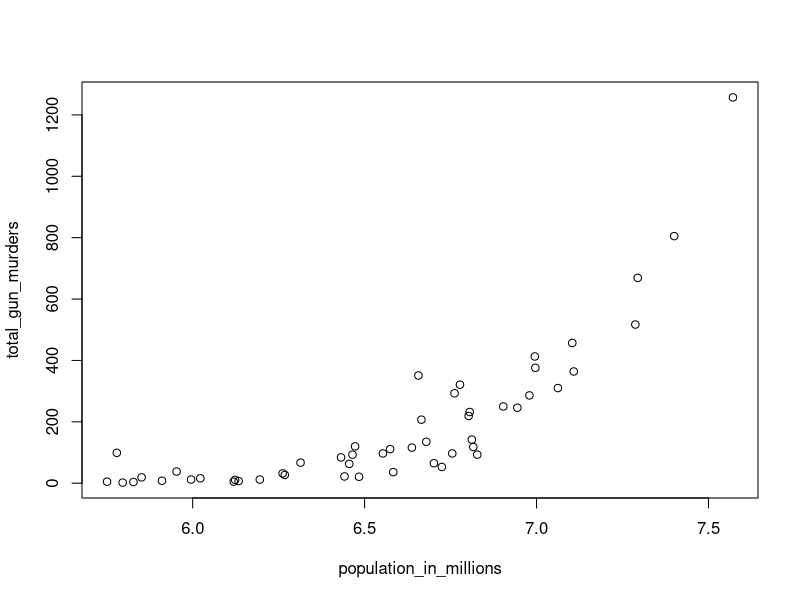
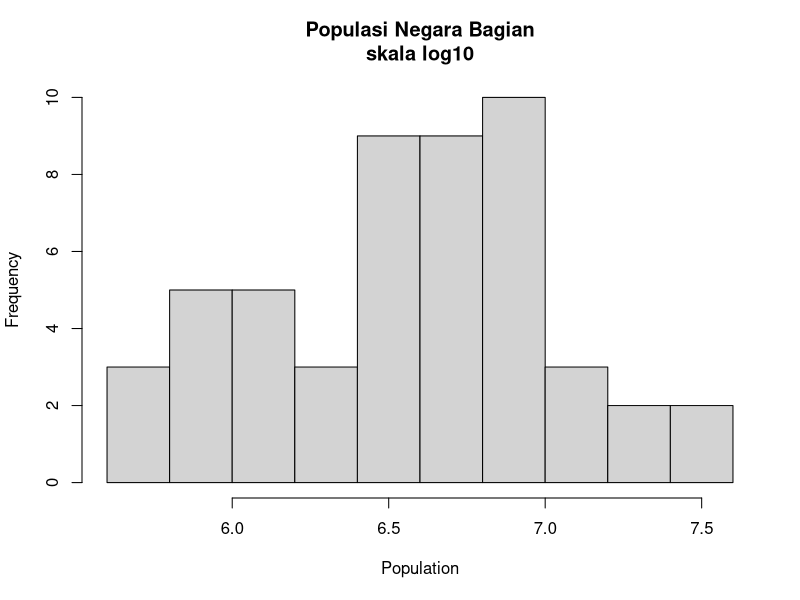
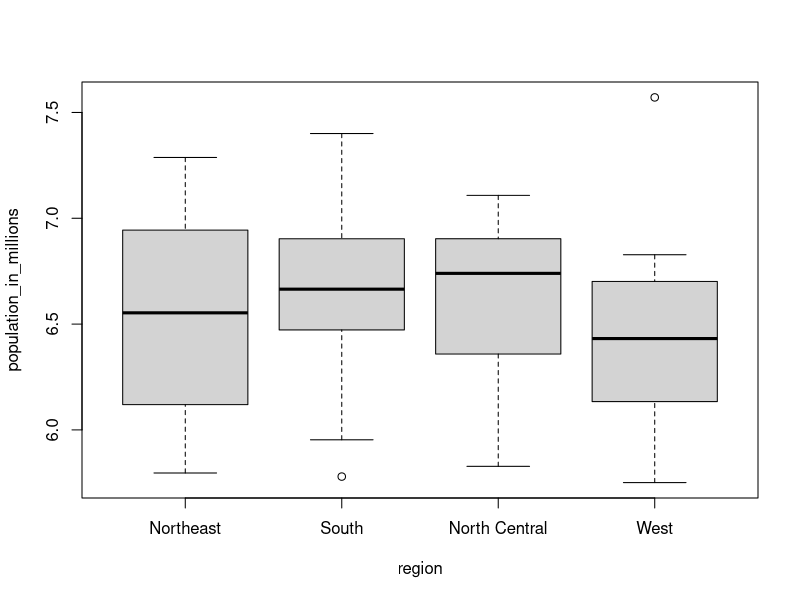

These charts were generated, in order, by the following R code:
## ---- chunk 1
knitr::opts_chunk$set(echo = TRUE)
## ---- chunk 2
library(dslabs) 
data("murders")
## ---- chunk 3
x<-sort(murders$population)
x[1]
## ---- chunk 4
x<-order(murders$population)
x[1]
## ---- chunk 5
which.min(murders$population)
## ---- chunk 6
murders$state[which.min(x)]
## ---- chunk 7
ranks <- rank(x)
my_df <- data.frame(rank = ranks,state=murders$state)
my_df
## ---- chunk 8
ind <-order(x)
my_df <- data.frame(rank = ranks[ind],state = murders$state[ind], index = ind)
my_df

## ---- chunk 9
population_in_millions <- log10(murders$population)
total_gun_murders <- murders$total 
plot(population_in_millions, total_gun_murders)
## ---- chunk 10
hist(population_in_millions, main = "Populasi Negara Bagian\nskala log10", xlab = "Population")
## ---- chunk 11
boxplot(population_in_millions~region, data = murders)
